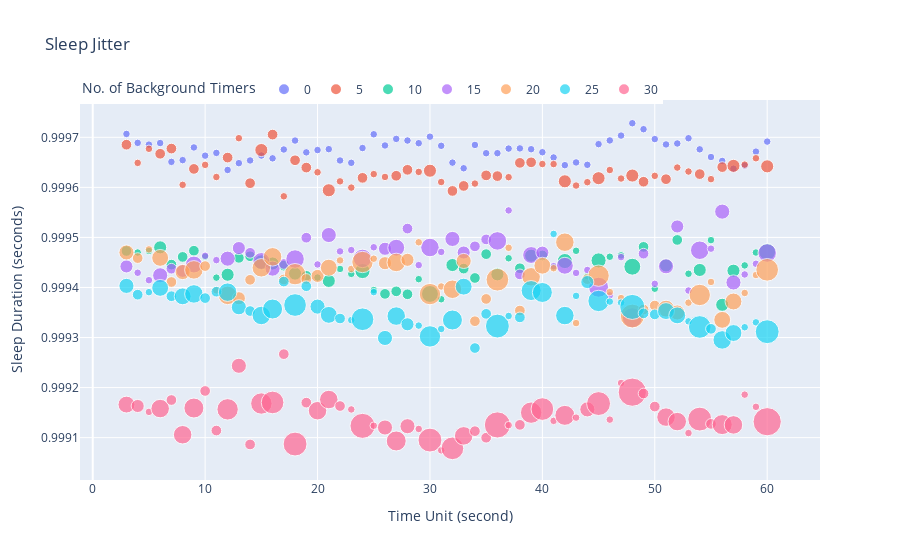

The notebook cell saved with this chart:
### Code cell
import plotly.express as px

sleep_jitter_fig = px.scatter(sleep_jitter, x='time', y='trace',
                                color='background_timers',
                                size=list(sleep_jitter['timer_count']),
                                # size='timer_count',
                                labels={
                                    "trace": "Sleep Duration (seconds)",
                                    "time": "Time Unit (second)",
                                    "background_timers": "No. of Background Timers"
                                },
                                title="Sleep Jitter")

# sleep_jitter_fig = px.line(sleep_jitter, x='time', y='trace', color='background_timers')
sleep_jitter_fig.update_layout(legend=dict(orientation="h",yanchor="bottom",y=0.99))
sleep_jitter_fig.write_html('docs/sleep_jitter.html')
sleep_jitter_fig.show()

### Figure 1 — Plotly figure (JSON) as saved in the notebook; plotly's stock layout.template omitted (floating-point values rounded to 4 significant figures)
{"data": [{"hovertemplate": "No. of Background Timers=0<br>Time Unit (second)=%{x}<br>Sleep Duration (seconds)=%{y}<br>size=%{marker.size}<extra></extra>", "legendgroup": "0", "marker": {"color": "#636efa", "size": [1, 1, 1, 1, 1, 1, 1, 1, 1, 1, 1, 1, 1, 1, 1, 1, 1, 1, 1, 1, 1, 1, 1, 1, 1, 1, 1, 1, 1, 1, 1, 1, 1, 1, 1, 1, 1, 1, 1, 1, 1, 1, 1, 1, 1, 1, 1, 1, 1, 1, 1, 1, 1, 1, 1, 1, 1, 1], "sizemode": "area", "sizeref": 0.035, "symbol": "circle"}, "mode": "markers", "name": "0", "orientation": "v", "showlegend": true, "type": "scatter", "x": [3, 4, 5, 6, 7, 8, 9, 10, 11, 12, 13, 14, 15, 16, 17, 18, 19, 20, 21, 22, 23, 24, 25, 26, 27, 28, 29, 30, 31, 32, 33, 34, 35, 36, 37, 38, 39, 40, 41, 42, 43, 44, 45, 46, 47, 48, 49, 50, 51, 52, 53, 54, 55, 56, 57, 58, 59, 60], "xaxis": "x", "y": [0.9997, 0.9997, 0.9997, 0.9997, 0.9997, 0.9997, 0.9997, 0.9997, 0.9997, 0.9996, 0.9996, 0.9997, 0.9997, 0.9997, 0.9997, 0.9997, 0.9997, 0.9997, 0.9997, 0.9997, 0.9996, 0.9997, 0.9997, 0.9997, 0.9997, 0.9997, 0.9997, 0.9997, 0.9997, 0.9996, 0.9996, 0.9997, 0.9997, 0.9997, 0.9997, 0.9997, 0.9997, 0.9997, 0.9997, 0.9996, 0.9996, 0.9996, 0.9997, 0.9997, 0.9997, 0.9997, 0.9997, 0.9997, 0.9997, 0.9997, 0.9997, 0.9997, 0.9997, 0.9997, 0.9996, 0.9996, 0.9997, 0.9997], "yaxis": "y"}, {"hovertemplate": "No. of Background Timers=5<br>Time Unit (second)=%{x}<br>Sleep Duration (seconds)=%{y}<br>size=%{marker.size}<extra></extra>", "legendgroup": "5", "marker": {"color": "#EF553B", "size": [2, 1, 1, 2, 2, 1, 2, 1, 1, 2, 1, 2, 3, 2, 1, 2, 2, 1, 3, 1, 1, 2, 1, 1, 2, 2, 1, 3, 1, 2, 2, 1, 2, 2, 1, 2, 2, 1, 1, 3, 1, 1, 3, 1, 1, 3, 2, 1, 2, 1, 1, 2, 1, 2, 3, 1, 1, 3], "sizemode": "area", "sizeref": 0.035, "symbol": "circle"}, "mode": "markers", "name": "5", "orientation": "v", "showlegend": true, "type": "scatter", "x": [3, 4, 5, 6, 7, 8, 9, 10, 11, 12, 13, 14, 15, 16, 17, 18, 19, 20, 21, 22, 23, 24, 25, 26, 27, 28, 29, 30, 31, 32, 33, 34, 35, 36, 37, 38, 39, 40, 41, 42, 43, 44, 45, 46, 47, 48, 49, 50, 51, 52, 53, 54, 55, 56, 57, 58, 59, 60], "xaxis": "x", "y": [0.9997, 0.9996, 0.9997, 0.9997, 0.9997, 0.9996, 0.9996, 0.9996, 0.9996, 0.9997, 0.9997, 0.9996, 0.9997, 0.9997, 0.9996, 0.9997, 0.9996, 0.9996, 0.9996, 0.9996, 0.9996, 0.9996, 0.9996, 0.9996, 0.9996, 0.9996, 0.9996, 0.9996, 0.9996, 0.9996, 0.9996, 0.9996, 0.9996, 0.9996, 0.9996, 0.9996, 0.9997, 0.9996, 0.9996, 0.9996, 0.9996, 0.9996, 0.9996, 0.9996, 0.9996, 0.9996, 0.9996, 0.9996, 0.9996, 0.9996, 0.9996, 0.9996, 0.9996, 0.9996, 0.9996, 0.9996, 0.9997, 0.9996], "yaxis": "y"}, {"hovertemplate": "No. of Background Timers=10<br>Time Unit (second)=%{x}<br>Sleep Duration (seconds)=%{y}<br>size=%{marker.size}<extra></extra>", "legendgroup": "10", "marker": {"color": "#00cc96", "size": [2, 1, 1, 3, 2, 2, 2, 1, 1, 3, 2, 2, 4, 3, 2, 3, 2, 1, 3, 1, 1, 4, 1, 2, 2, 2, 1, 5, 1, 3, 2, 2, 2, 3, 1, 2, 3, 2, 1, 4, 1, 1, 4, 1, 1, 5, 2, 1, 3, 2, 1, 3, 1, 3, 3, 1, 1, 5], "sizemode": "area", "sizeref": 0.035, "symbol": "circle"}, "mode": "markers", "name": "10", "orientation": "v", "showlegend": true, "type": "scatter", "x": [3, 4, 5, 6, 7, 8, 9, 10, 11, 12, 13, 14, 15, 16, 17, 18, 19, 20, 21, 22, 23, 24, 25, 26, 27, 28, 29, 30, 31, 32, 33, 34, 35, 36, 37, 38, 39, 40, 41, 42, 43, 44, 45, 46, 47, 48, 49, 50, 51, 52, 53, 54, 55, 56, 57, 58, 59, 60], "xaxis": "x", "y": [0.9995, 0.9995, 0.9995, 0.9995, 0.9994, 0.9995, 0.9995, 0.9995, 0.9994, 0.9994, 0.9995, 0.9995, 0.9995, 0.9994, 0.9994, 0.9994, 0.9994, 0.9994, 0.9994, 0.9994, 0.9994, 0.9994, 0.9994, 0.9994, 0.9994, 0.9994, 0.9994, 0.9994, 0.9994, 0.9994, 0.9994, 0.9994, 0.9995, 0.9994, 0.9995, 0.9994, 0.9995, 0.9995, 0.9994, 0.9995, 0.9995, 0.9994, 0.9995, 0.9995, 0.9995, 0.9994, 0.9995, 0.9994, 0.9994, 0.9995, 0.9994, 0.9994, 0.9995, 0.9994, 0.9994, 0.9994, 0.9995, 0.9995], "yaxis": "y"}, {"hovertemplate": "No. of Background Timers=15<br>Time Unit (second)=%{x}<br>Sleep Duration (seconds)=%{y}<br>size=%{marker.size}<extra></extra>", "legendgroup": "15", "marker": {"color": "#ab63fa", "size": [3, 1, 1, 4, 2, 3, 5, 1, 1, 4, 3, 2, 5, 4, 2, 6, 2, 1, 4, 1, 1, 6, 1, 3, 5, 2, 1, 6, 1, 4, 3, 2, 2, 6, 1, 2, 5, 3, 1, 5, 1, 1, 7, 1, 1, 7, 2, 1, 4, 3, 1, 6, 1, 4, 4, 1, 1, 6], "sizemode": "area", "sizeref": 0.035, "symbol": "circle"}, "mode": "markers", "name": "15", "orientation": "v", "showlegend": true, "type": "scatter", "x": [3, 4, 5, 6, 7, 8, 9, 10, 11, 12, 13, 14, 15, 16, 17, 18, 19, 20, 21, 22, 23, 24, 25, 26, 27, 28, 29, 30, 31, 32, 33, 34, 35, 36, 37, 38, 39, 40, 41, 42, 43, 44, 45, 46, 47, 48, 49, 50, 51, 52, 53, 54, 55, 56, 57, 58, 59, 60], "xaxis": "x", "y": [0.9994, 0.9994, 0.9994, 0.9994, 0.9994, 0.9994, 0.9994, 0.9995, 0.9995, 0.9995, 0.9995, 0.9995, 0.9995, 0.9994, 0.9994, 0.9995, 0.9995, 0.9994, 0.9995, 0.9995, 0.9995, 0.9995, 0.9995, 0.9995, 0.9995, 0.9995, 0.9994, 0.9995, 0.9995, 0.9995, 0.9995, 0.9995, 0.9995, 0.9995, 0.9996, 0.9994, 0.9995, 0.9995, 0.9994, 0.9994, 0.9994, 0.9994, 0.9994, 0.9994, 0.9995, 0.9993, 0.9995, 0.9994, 0.9994, 0.9995, 0.9994, 0.9995, 0.9995, 0.9996, 0.9994, 0.9994, 0.9994, 0.9995], "yaxis": "y"}, {"hovertemplate": "No. of Background Timers=20<br>Time Unit (second)=%{x}<br>Sleep Duration (seconds)=%{y}<br>size=%{marker.size}<extra></extra>", "legendgroup": "20", "marker": {"color": "#FFA15A", "size": [4, 2, 1, 5, 2, 4, 6, 2, 1, 6, 3, 2, 6, 6, 2, 8, 2, 3, 5, 1, 1, 8, 1, 3, 6, 3, 1, 8, 1, 6, 4, 2, 2, 9, 1, 2, 6, 5, 1, 6, 1, 2, 8, 1, 1, 10, 2, 2, 5, 4, 1, 8, 1, 5, 5, 1, 1, 9], "sizemode": "area", "sizeref": 0.035, "symbol": "circle"}, "mode": "markers", "name": "20", "orientation": "v", "showlegend": true, "type": "scatter", "x": [3, 4, 5, 6, 7, 8, 9, 10, 11, 12, 13, 14, 15, 16, 17, 18, 19, 20, 21, 22, 23, 24, 25, 26, 27, 28, 29, 30, 31, 32, 33, 34, 35, 36, 37, 38, 39, 40, 41, 42, 43, 44, 45, 46, 47, 48, 49, 50, 51, 52, 53, 54, 55, 56, 57, 58, 59, 60], "xaxis": "x", "y": [0.9995, 0.9995, 0.9995, 0.9995, 0.9994, 0.9994, 0.9994, 0.9994, 0.9994, 0.9994, 0.9994, 0.9994, 0.9994, 0.9995, 0.9994, 0.9994, 0.9994, 0.9994, 0.9994, 0.9995, 0.9994, 0.9995, 0.9995, 0.9994, 0.9995, 0.9995, 0.9995, 0.9994, 0.9994, 0.9994, 0.9995, 0.9993, 0.9994, 0.9994, 0.9995, 0.9994, 0.9994, 0.9994, 0.9994, 0.9995, 0.9993, 0.9994, 0.9994, 0.9994, 0.9994, 0.9993, 0.9994, 0.9994, 0.9994, 0.9994, 0.9994, 0.9994, 0.9994, 0.9993, 0.9994, 0.9994, 0.9994, 0.9994], "yaxis": "y"}, {"hovertemplate": "No. of Background Timers=25<br>Time Unit (second)=%{x}<br>Sleep Duration (seconds)=%{y}<br>size=%{marker.size}<extra></extra>", "legendgroup": "25", "marker": {"color": "#19d3f3", "size": [4, 2, 1, 5, 2, 5, 6, 2, 2, 6, 4, 2, 6, 7, 2, 9, 2, 4, 5, 2, 1, 9, 1, 4, 6, 3, 1, 8, 1, 7, 5, 2, 2, 10, 1, 2, 7, 7, 1, 6, 1, 3, 8, 1, 1, 11, 2, 2, 5, 5, 1, 9, 2, 6, 5, 1, 1, 10], "sizemode": "area", "sizeref": 0.035, "symbol": "circle"}, "mode": "markers", "name": "25", "orientation": "v", "showlegend": true, "type": "scatter", "x": [3, 4, 5, 6, 7, 8, 9, 10, 11, 12, 13, 14, 15, 16, 17, 18, 19, 20, 21, 22, 23, 24, 25, 26, 27, 28, 29, 30, 31, 32, 33, 34, 35, 36, 37, 38, 39, 40, 41, 42, 43, 44, 45, 46, 47, 48, 49, 50, 51, 52, 53, 54, 55, 56, 57, 58, 59, 60], "xaxis": "x", "y": [0.9994, 0.9994, 0.9994, 0.9994, 0.9994, 0.9994, 0.9994, 0.9994, 0.9994, 0.9994, 0.9994, 0.9994, 0.9993, 0.9994, 0.9994, 0.9994, 0.9994, 0.9994, 0.9993, 0.9993, 0.9993, 0.9993, 0.9994, 0.9993, 0.9993, 0.9993, 0.9993, 0.9993, 0.9993, 0.9993, 0.9994, 0.9993, 0.9993, 0.9993, 0.9993, 0.9993, 0.9994, 0.9994, 0.9995, 0.9993, 0.9994, 0.9994, 0.9994, 0.9994, 0.9994, 0.9994, 0.9993, 0.9993, 0.9994, 0.9993, 0.9993, 0.9993, 0.9993, 0.9993, 0.9993, 0.9993, 0.9993, 0.9993], "yaxis": "y"}, {"hovertemplate": "No. of Background Timers=30<br>Time Unit (second)=%{x}<br>Sleep Duration (seconds)=%{y}<br>size=%{marker.size}<extra></extra>", "legendgroup": "30", "marker": {"color": "#FF6692", "size": [5, 3, 1, 6, 2, 6, 7, 2, 2, 8, 4, 2, 8, 9, 2, 10, 2, 6, 6, 2, 1, 11, 1, 4, 7, 4, 1, 10, 1, 9, 6, 2, 2, 12, 1, 2, 8, 9, 1, 7, 1, 4, 10, 1, 1, 14, 2, 2, 6, 6, 1, 10, 2, 7, 6, 1, 1, 14], "sizemode": "area", "sizeref": 0.035, "symbol": "circle"}, "mode": "markers", "name": "30", "orientation": "v", "showlegend": true, "type": "scatter", "x": [3, 4, 5, 6, 7, 8, 9, 10, 11, 12, 13, 14, 15, 16, 17, 18, 19, 20, 21, 22, 23, 24, 25, 26, 27, 28, 29, 30, 31, 32, 33, 34, 35, 36, 37, 38, 39, 40, 41, 42, 43, 44, 45, 46, 47, 48, 49, 50, 51, 52, 53, 54, 55, 56, 57, 58, 59, 60], "xaxis": "x", "y": [0.9992, 0.9992, 0.9992, 0.9992, 0.9992, 0.9991, 0.9992, 0.9992, 0.9991, 0.9992, 0.9992, 0.9991, 0.9992, 0.9992, 0.9993, 0.9991, 0.9992, 0.9992, 0.9992, 0.9992, 0.9992, 0.9991, 0.9991, 0.9991, 0.9991, 0.9991, 0.9991, 0.9991, 0.9991, 0.9991, 0.9991, 0.9991, 0.9991, 0.9991, 0.9991, 0.9991, 0.9991, 0.9992, 0.9991, 0.9991, 0.9991, 0.9992, 0.9992, 0.9991, 0.9992, 0.9992, 0.9992, 0.9992, 0.9991, 0.9991, 0.9991, 0.9991, 0.9991, 0.9991, 0.9991, 0.9992, 0.9992, 0.9991], "yaxis": "y"}], "layout": {"legend": {"itemsizing": "constant", "orientation": "h", "title": {"text": "No. of Background Timers"}, "tracegroupgap": 0, "y": 0.99, "yanchor": "bottom"}, "title": {"text": "Sleep Jitter"}, "xaxis": {"anchor": "y", "domain": [0, 1], "title": {"text": "Time Unit (second)"}}, "yaxis": {"anchor": "x", "domain": [0, 1], "title": {"text": "Sleep Duration (seconds)"}}}}
